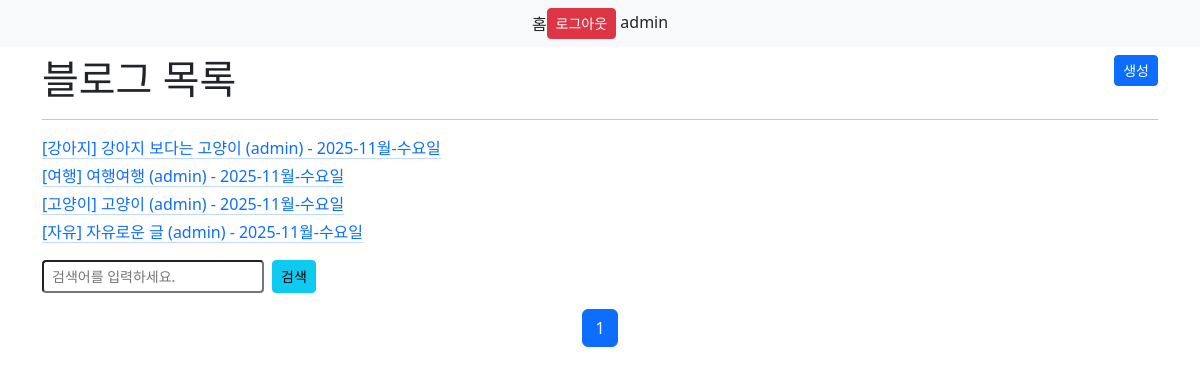
The app's page / (signed in) with its own data.
### blogapp/models.py (models this page shows, shortened)
class Blog(models.Model):
  CATEGORY_CHOICES = (
    ('free', '자유'),
    ('travel', '여행'),
    ('cat', '고양이'),
    ('dog', '강아지'),
  )
  category = models.CharField('카테고리', max_length=10, choices=CATEGORY_CHOICES, default='free')
  title = models.CharField('제목', max_length=100)
  content = models.TextField('본문')
  author = models.ForeignKey(User, on_delete=models.CASCADE)
  image = models.ImageField('이미지', null=True, blank=True, upload_to='blog/%Y/%m/%d')
  thumbnail = models.ImageField('썸네일', null=True, blank=True, upload_to='blog/%Y/%m/%d/thumbnail')
  created_at = models.DateTimeField('작성일자', auto_now_add=True)
  updated_at = models.DateTimeField('수정일자', auto_now=True)
  class Meta:
    verbose_name = 'blog'
    verbose_name_plural = 'blog list'

### blogapp/cb_views.py (the view)
# urls.py: path('', cb_views.BlogListView.as_view(), name='list'),
class BlogListView(ListView):
    queryset = Blog.objects.all().order_by('-created_at')
    template_name = 'blog_list.html'
    paginate_by = 10
    def get_queryset(self):
      queryset = super().get_queryset()
      q = self.request.GET.get('q')
      if q:
        queryset = queryset.filter(
          Q(title__icontains=q) |
          Q(description__icontains=q)
        )
      return queryset

### templates/blog_list.html (shortened to what this page needs)
{% extends 'base.html' %}
{% block content %}
    <div class="mt-2">
        <h1 class="d-inline">블로그 목록 {{ count }}</h1>
        <a href="{% url 'blog:create' %}" class="float-end btn btn-sm btn-primary">생성</a>
    </div>
    <hr>
{% for blog in object_list %}
    <div class="my-1">
        <a href="{% url 'blog:detail' blog.pk %}"
           class="link-primary link-offset-2 link-underline-offset-2 link-underline-opacity-25 link-underline-opacity-100-hover row">
            <span class="col-10">
            [{{ blog.get_category_display }}]
            {{ blog.title }}
                ({{ blog.author.username }})
              - {{ blog.created_at | date:'Y-M-D' }}
            </span>
        </a>
    </div>
{% endfor %}
<form method="get" class="my-3 d-flex">
    <input class="form-control-sm" name='q' type="text" placeholder="검색어를 입력하세요."
           value='{% if request.GET.q %}{{ request.GET.q }}{% endif %}'>
    <button class="btn btn-sm btn-info ms-2">검색</button>
</form>
    {% include 'pagination.html' %}
{% endblock %}

### templates/base.html (shortened to what this page needs)
{% load static %}
<!DOCTYPE html>
<html lang="en">
<head>
    <link href="{% static 'css/bootstrap.css' %}" rel="stylesheet">
</head>
<body>
    <nav class="d-flex justify-content-center py-2 px-4 bg-light text-dark">
        <div style="display: flex; align-items: center; justify-content: space-around;">
            <a class='text-decoration-none text-dark' href="{% url 'blog:list' %}">홈</a>
        </div>
        <div style="text-align: right">
            {% if request.user.is_authenticated %}
                <form action="{% url 'logout' %}" method="POST" class="d-inline">
                    <button class="btn btn-danger btn-sm">로그아웃</button>
                </form>
            {{ request.user.username }}
            {% else %}
                <a href="{% url 'signup' %}">회원가입</a>
                <a href="{% url 'login' %}">로그인</a>
            {% endif %}
        </div>
    </nav>
    <div class="container">
        {% block content %} {% endblock %}
    </div>
</body>
</html>

### records on screen
Blog: category "강아지", title "강아지 보다는 고양이", author.username "admin", created_at "2025-11월-수요일"
Blog: category "여행", title "여행여행", author.username "admin", created_at "2025-11월-수요일"
Blog: category "고양이", title "고양이", author.username "admin", created_at "2025-11월-수요일"
Blog: category "자유", title "자유로운 글", author.username "admin", created_at "2025-11월-수요일"

### other values on screen
{{ request.user.username }} "admin"
{{ i }} "1"
